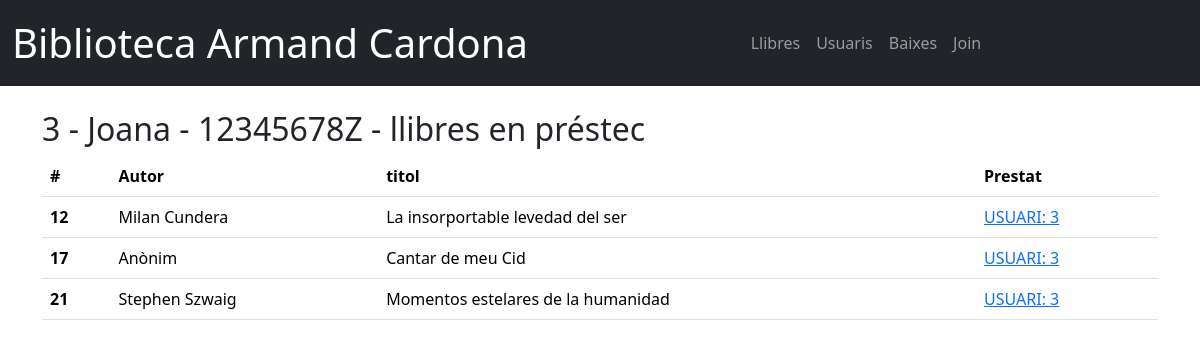
/prestecs?id=3, run on the app's committed database.
### cardona_app/model.py (models this page shows)
class Usuari(db.Model):
    __tablename__ = 'usuaris'
    id = db.Column(db.Integer, primary_key=True)
    dni = db.Column(db.String, unique=True)
    nom = db.Column(db.String, nullable=False)
    cognoms = db.Column(db.String, nullable=False)
    actiu = db.Column(db.Integer, nullable=False, default=1)

class Llibre(db.Model):
    __tablename__ = 'llibres'
    id = db.Column(db.Integer, primary_key=True)
    titol = db.Column(db.String, nullable=False)
    autor = db.Column(db.String, default='Anònim')
    prestat = db.Column(db.Integer, default=0)

### cardona_app/routes_main.py (the view)
@main_bp.route("/prestecs")
def veure_usuari():
    idUsuari    = request.args.get('id', type=int)
    usuari      = db.get_or_404(Usuari, idUsuari)
    llibres     = db.session.execute(db.select(Llibre).where(Llibre.prestat == idUsuari)).scalars().all()
    return render_template("prestecs_usuari.html", usuari = usuari, llibres = llibres)

### cardona_app/templates/prestecs_usuari.html (shortened to what this page needs)
<!DOCTYPE html>
<html lang="en">
<head>
    <link href="https://cdn.jsdelivr.net/npm/bootstrap@5.3.7/dist/css/bootstrap.min.css" rel="stylesheet">
</head>
<body>
    <nav class="navbar bg-dark navbar-expand-lg" data-bs-theme="dark">
        <div class="container-fluid">
            <span class="navbar-brand mb-0 fs-1">Biblioteca Armand Cardona</span>
            <div class="collapse navbar-collapse justify-content-center">
                <ul class="navbar-nav">
                    <li class="nav-item">
                        <a href="{{url_for('main_bp.mostrar_llibres')}}" class="nav-link">Llibres</a>
                    </li>
                    <li class="nav-item">
                        <a href="{{url_for('main_bp.mostrar_usuaris')}}" class="nav-link">Usuaris</a>
                    </li>
                    <li class="nav-item">
                        <a href="{{url_for('main_bp.mostrar_baixes')}}" class="nav-link">Baixes</a>
                    </li>
                    <li class="nav-item">
                        <a href="{{url_for('main_bp.mostrar_join')}}" class="nav-link">Join</a>
                    </li>
                </ul>
            </div>
        </div>
    </nav>
    <div class="container mb-4 mt-4">
        {% if not llibres %}
        <h2>L'usuari {{usuari.id}} - {{usuari.nom}} - {{usuari.dni}} no té llibres en préstec</h2>
        {% else %}
        <h2>{{usuari.id}} - {{usuari.nom}} - {{usuari.dni}} - llibres en préstec</h2>
        <table class="table">
            <thead>
                <tr>
                    <th scope="col">#</th>
                    <th scope="col">Autor</th>
                    <th scope="col">titol</th>
                    <th scope="col">Prestat</th>
                </tr>
            </thead>
            <tbody>
                <form method="POST" id="form_llibres">
            {% for llibre in llibres %}
                <tr>
                    <th scope="row">{{llibre.id}}</th>
                    <td>{{llibre.autor}}</td>
                    <td>{{llibre.titol}}</td>
                    <td>
                    <a href="{{url_for('main_bp.prestar_llibre', idLlibre = llibre.id, idUsuari = 0)}}" >
                        USUARI: {{llibre.prestat}}
                    </a>
                    </td>
                </tr>
            {% endfor %}
                </form>
            </tbody>
        </table>
        {%endif%}
    </div>
</body>
</html>

### data on the page
Usuari: id "3", nom "Joana", dni "12345678Z"
Llibre: id "12", autor "Milan Cundera", titol "La insorportable levedad del ser", prestat "3"
Llibre: id "17", autor "Anònim", titol "Cantar de meu Cid", prestat "3"
Llibre: id "21", autor "Stephen Szwaig", titol "Momentos estelares de la humanidad", prestat "3"
